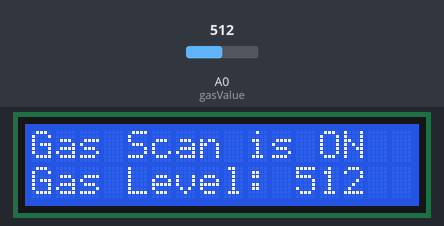
The sketch below on a simulated Arduino Mega 2560, built with avr-gcc and run on an emulated ATmega2560. On the bench: 16×2 character LCD. Inputs (shaded band) come from the test bench; at power-on: A0 (gasValue) = 512. The modem accepts every AT command (registered, SIM ready, sends succeed) and sends nothing else; what the sketch prints to the serial monitor is not drawn.

Above: at 4.2 s.
4.3 s: A0 (gasValue) set to 493
At 10.0 s:
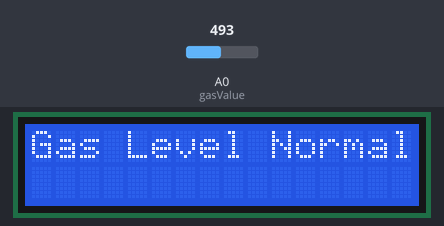
11.7 s: A0 (gasValue) set to 510
At 17.0 s:
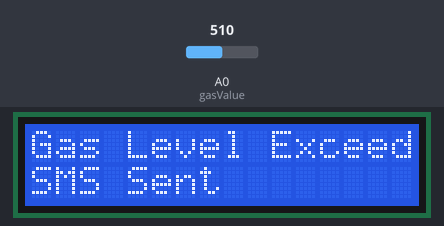
17.9 s: A0 (gasValue) set to 490
At 23.4 s:
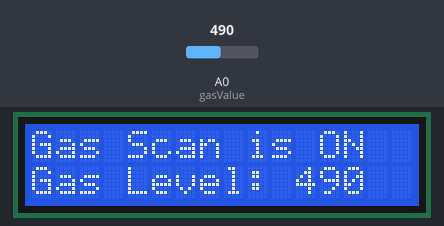
Timing chart, 0 to 24.9 s (numbered marks = the images above; inputs shaded):
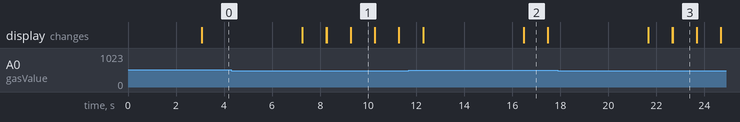

Measured:
- the behaviour switches between 501 and 500 on A0 (gasValue) (found by bisection; images 0 and 1)
- what the display in image 1 shows lasts 1.0 s, from 9.3 s to 10.3 s

The sketch:

omated_Gas_Leackage_Detector_System_and_Trigger_Alarm_Throug.ino
```cpp
#include <LiquidCrystal.h>
LiquidCrystal lcd(7, 6, 5, 4, 3, 2);
#include <SoftwareSerial.h>

SoftwareSerial mySerial(9, 10);

int gasValue = A0; // smoke / gas sensor connected with analog pin A1 of the arduino / mega.
int data = 0;

void setup()
{
randomSeed(analogRead(0));
mySerial.begin(9600); // Setting the baud rate of GSM Module
Serial.begin(9600); // Setting the baud rate of Serial Monitor (Arduino)
lcd.begin(16,2);
pinMode(gasValue, INPUT);
lcd.print (" Gas Leakage ");
lcd.setCursor(0,1);
lcd.print (" Detector Alarm ");
delay(3000);
lcd.clear();
}

void loop()
{

data = analogRead(gasValue);

Serial.print("Gas Level: ");
Serial.println(data);
lcd.print ("Gas Scan is ON");
lcd.setCursor(0,1);
lcd.print("Gas Level: ");
lcd.print(data);
delay(1000);

if ( data > 500) //
{
SendMessage();
Serial.print("Gas detect alarm");
lcd.clear();
lcd.setCursor(0,0);
lcd.print("Gas Level Exceed");
lcd.setCursor(0,1);
lcd.print("SMS Sent");
delay(1000);

}
else
{
Serial.print("Gas Level Low");
lcd.clear();
lcd.setCursor(0,0);
lcd.print("Gas Level Normal");
delay(1000);
}

lcd.clear();
}

void SendMessage()
{
Serial.println("I am in send");
mySerial.println("AT+CMGF=1"); //Sets the GSM Module in Text Mode
delay(1000); // Delay of 1000 milli seconds or 1 second
mySerial.println("AT+CMGS=\"+8801783885533\"\r"); // Replace x with mobile number
delay(1000);
mySerial.println("Excess Gas Detected. Open Windows");// The SMS text you want to send
delay(100);
mySerial.println((char)26);// ASCII code of CTRL+Z
delay(1000);
}
```
